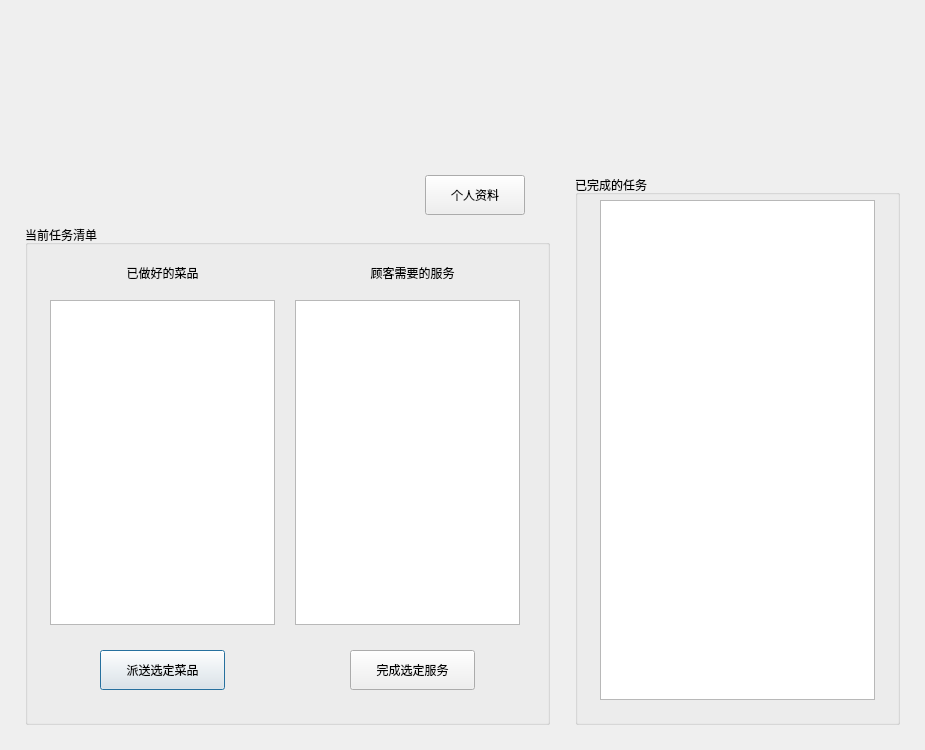
<?xml version="1.0" encoding="UTF-8"?>
<ui version="4.0">
 <class>WaiterView</class>
 <widget class="QDialog" name="WaiterView">
  <property name="geometry">
   <rect>
    <x>0</x>
    <y>0</y>
    <width>925</width>
    <height>750</height>
   </rect>
  </property>
  <property name="minimumSize">
   <size>
    <width>925</width>
    <height>750</height>
   </size>
  </property>
  <property name="maximumSize">
   <size>
    <width>925</width>
    <height>750</height>
   </size>
  </property>
  <property name="windowTitle">
   <string>服务员</string>
  </property>
  <widget class="QLabel" name="lblInfo">
   <property name="geometry">
    <rect>
     <x>25</x>
     <y>175</y>
     <width>350</width>
     <height>25</height>
    </rect>
   </property>
   <property name="text">
    <string/>
   </property>
  </widget>
  <widget class="QGroupBox" name="gbTodo">
   <property name="geometry">
    <rect>
     <x>25</x>
     <y>225</y>
     <width>525</width>
     <height>500</height>
    </rect>
   </property>
   <property name="title">
    <string>当前任务清单</string>
   </property>
   <widget class="QListWidget" name="lstPlate">
    <property name="geometry">
     <rect>
      <x>25</x>
      <y>75</y>
      <width>225</width>
      <height>325</height>
     </rect>
    </property>
    <property name="editTriggers">
     <set>QAbstractItemView::NoEditTriggers</set>
    </property>
   </widget>
   <widget class="QListWidget" name="lstDemand">
    <property name="geometry">
     <rect>
      <x>270</x>
      <y>75</y>
      <width>225</width>
      <height>325</height>
     </rect>
    </property>
    <property name="editTriggers">
     <set>QAbstractItemView::NoEditTriggers</set>
    </property>
    <property name="selectionMode">
     <enum>QAbstractItemView::SingleSelection</enum>
    </property>
   </widget>
   <widget class="QLabel" name="lblDemand">
    <property name="geometry">
     <rect>
      <x>325</x>
      <y>35</y>
      <width>125</width>
      <height>25</height>
     </rect>
    </property>
    <property name="text">
     <string>顾客需要的服务</string>
    </property>
    <property name="alignment">
     <set>Qt::AlignCenter</set>
    </property>
   </widget>
   <widget class="QLabel" name="lblPlate">
    <property name="geometry">
     <rect>
      <x>75</x>
      <y>35</y>
      <width>125</width>
      <height>25</height>
     </rect>
    </property>
    <property name="text">
     <string>已做好的菜品</string>
    </property>
    <property name="alignment">
     <set>Qt::AlignCenter</set>
    </property>
   </widget>
   <widget class="QPushButton" name="btnServe">
    <property name="geometry">
     <rect>
      <x>75</x>
      <y>425</y>
      <width>125</width>
      <height>40</height>
     </rect>
    </property>
    <property name="text">
     <string>派送选定菜品</string>
    </property>
   </widget>
   <widget class="QPushButton" name="btnDemand">
    <property name="geometry">
     <rect>
      <x>325</x>
      <y>425</y>
      <width>125</width>
      <height>40</height>
     </rect>
    </property>
    <property name="text">
     <string>完成选定服务</string>
    </property>
   </widget>
  </widget>
  <widget class="QGroupBox" name="gbDone">
   <property name="geometry">
    <rect>
     <x>575</x>
     <y>175</y>
     <width>325</width>
     <height>550</height>
    </rect>
   </property>
   <property name="title">
    <string>已完成的任务</string>
   </property>
   <widget class="QTableView" name="tbDone">
    <property name="geometry">
     <rect>
      <x>25</x>
      <y>25</y>
      <width>275</width>
      <height>500</height>
     </rect>
    </property>
    <property name="editTriggers">
     <set>QAbstractItemView::NoEditTriggers</set>
    </property>
    <property name="selectionMode">
     <enum>QAbstractItemView::NoSelection</enum>
    </property>
   </widget>
  </widget>
  <widget class="QPushButton" name="btnProfile">
   <property name="geometry">
    <rect>
     <x>425</x>
     <y>175</y>
     <width>100</width>
     <height>40</height>
    </rect>
   </property>
   <property name="text">
    <string>个人资料</string>
   </property>
  </widget>
  <widget class="QLabel" name="lblWaiterBGN">
   <property name="geometry">
    <rect>
     <x>0</x>
     <y>0</y>
     <width>925</width>
     <height>750</height>
    </rect>
   </property>
   <property name="text">
    <string/>
   </property>
  </widget>
  <zorder>lblWaiterBGN</zorder>
  <zorder>lblInfo</zorder>
  <zorder>gbTodo</zorder>
  <zorder>gbDone</zorder>
  <zorder>btnProfile</zorder>
 </widget>
 <layoutdefault spacing="6" margin="11"/>
 <resources/>
 <connections>
  <connection>
   <sender>lstDemand</sender>
   <signal>currentRowChanged(int)</signal>
   <receiver>WaiterView</receiver>
   <slot>OnSelDemand(int)</slot>
   <hints>
    <hint type="sourcelabel">
     <x>398</x>
     <y>267</y>
    </hint>
    <hint type="destinationlabel">
     <x>346</x>
     <y>59</y>
    </hint>
   </hints>
  </connection>
  <connection>
   <sender>lstPlate</sender>
   <signal>currentRowChanged(int)</signal>
   <receiver>WaiterView</receiver>
   <slot>OnSelPlate(int)</slot>
   <hints>
    <hint type="sourcelabel">
     <x>163</x>
     <y>255</y>
    </hint>
    <hint type="destinationlabel">
     <x>361</x>
     <y>72</y>
    </hint>
   </hints>
  </connection>
  <connection>
   <sender>btnDemand</sender>
   <signal>clicked()</signal>
   <receiver>WaiterView</receiver>
   <slot>OnDemand()</slot>
   <hints>
    <hint type="sourcelabel">
     <x>436</x>
     <y>525</y>
    </hint>
    <hint type="destinationlabel">
     <x>562</x>
     <y>517</y>
    </hint>
   </hints>
  </connection>
  <connection>
   <sender>btnServe</sender>
   <signal>clicked()</signal>
   <receiver>WaiterView</receiver>
   <slot>OnDeliver()</slot>
   <hints>
    <hint type="sourcelabel">
     <x>170</x>
     <y>521</y>
    </hint>
    <hint type="destinationlabel">
     <x>388</x>
     <y>587</y>
    </hint>
   </hints>
  </connection>
  <connection>
   <sender>btnProfile</sender>
   <signal>clicked()</signal>
   <receiver>WaiterView</receiver>
   <slot>OnProfile()</slot>
   <hints>
    <hint type="sourcelabel">
     <x>459</x>
     <y>32</y>
    </hint>
    <hint type="destinationlabel">
     <x>550</x>
     <y>50</y>
    </hint>
   </hints>
  </connection>
 </connections>
 <slots>
  <slot>OnSelPlate(int)</slot>
  <slot>OnSelDemand(int)</slot>
  <slot>OnDeliver()</slot>
  <slot>OnDemand()</slot>
  <slot>OnProfile()</slot>
 </slots>
</ui>
